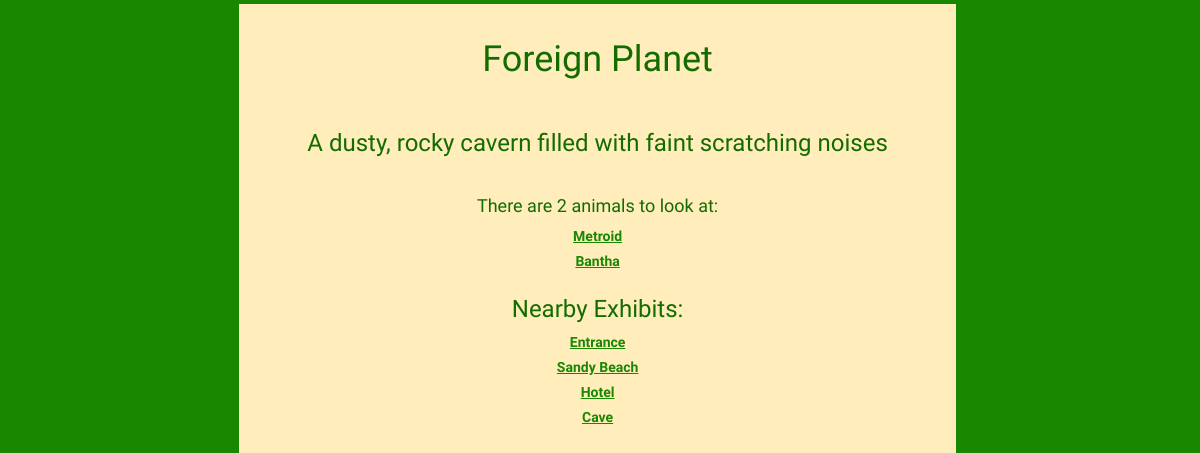
Page /applic/exhibit/3 on the committed database.
### applic/models.py (models this page shows, shortened)
class Exhibit(models.Model):
	EXIT = (
	("T", "Yes"),
	("F", "No"),
	)
	name = models.CharField(max_length=200, help_text="Enter the exhibit name", default="")
	description = models.CharField(max_length=200, help_text="Enter the exhibit description: ", default="")
	is_exit = models.CharField(max_length=1, choices=EXIT, blank=True, default='m', help_text="Is this exhibit an exit?")
	neighbors = models.ManyToManyField("self",help_text="Pick this exhibit's neighbors",blank=True)
	animals = models.ManyToManyField(Animal, help_text="Add animals to this exhibit", blank=True)
	def __str__(self):
		return self.name
	def get_absolute_url(self):
		return reverse('exhibit', args=[str(self.id)])

class Animal(models.Model):
	name = models.CharField(max_length=60, help_text="Enter the name of the animal: ", default="")
	nickname = models.CharField(max_length=60, help_text="Enter the nickname of the animal:", default="")
	sci_name = models.CharField(max_length=100, help_text="Enter the scientific name of the animal:", default="")
	DIET_CHOICE = (
	("C", "Carnviore"),
	("O", "Omnivore"),
	("H", "Herbivore"),
	)
	diet = models.CharField(max_length=1, choices=DIET_CHOICE, blank=True, default='m', help_text="Pick the animal's diet.")
	info = models.CharField(max_length=500, help_text="Enter the animal information: ", default="")
	inter = models.CharField(max_length=500, help_text="Enter the animal interaction information: ", default="")
	image_url = models.CharField(max_length=500, help_text="Paste an image url", default="")
	def get_absolute_url(self):
		return reverse('animal', args=[str(self.id)])

### applic/views.py (the view)
# urls.py: path("exhibit/<int:pk>", views.exhibit.as_view(), name="exhibit"),
class exhibit(generic.DetailView):
	model = Exhibit

### applic/templates/applic/exhibit_detail.html (shortened to what this page needs)
{% extends "base_zcoce.html" %}
{% block zcontent %}
<h1 class="title">{{ exhibit.name }}</h1>
<br>
<h3>{{ exhibit.description }}</h3>
<br>
<h4>There are {{exhibit.animals.count}} animals to look at:</h4>
{% for a in exhibit.animals.all %}
  <label><a href="{{ a.get_absolute_url }}">{{ a.name }}</a></label><br>
{% endfor %}
<h3>Nearby Exhibits:</h3>
{% for n in exhibit.neighbors.all %}
  <label> <a href="{{ n.get_absolute_url }}">{{ n }}</a> </label><br>
{% endfor %}
{% endblock %}

### applic/static/css/zcoce.css (style rules this page uses)
a { color:#198700;text-decoration:underline;font-family: 'Acme', sans-serif; }
body { background-color:#198700; background-image:url("https://i.imgur.com/n4ofDwW.png");background-repeat:no-repeat; margin-top:-1.3%; background-size:20%; }
.title { padding-top:5%; }

### rows in the picture
Exhibit: name "Foreign Planet", description "A dusty, rocky cavern filled with faint scratching noises", animals.count "2"
Animal: name "Metroid"
Animal: name "Bantha"
Exhibit: name "Entrance"
Exhibit: name "Sandy Beach"
Exhibit: name "Hotel"
Exhibit: name "Cave"
